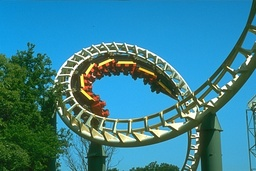
#> input picture images1/test/235098.jpg, 256 x 171 px, shrunk from 481 x 321 before the run; its folder holds only this picture in this run
$ python 'Image Segmentation.py'   (Python 2 division)
#> lines starting #> are read from the running program, lines starting #| are printed output that depends on the picture
### Cluster.py
import numpy as np
from decimal import *
import scipy as sp


def Kmeans(D, k):
    t = 0
    e = 0.01
    mean = []
    # generate random 3D means
    print 'Generating initial means...'
    j = 0
    i = 0
    while i < k:
        step = len(D) / (k - 1)
        if list(D[j - 1, :]) not in mean:
            mean.append(list(D[j - 1, :]))
            j += step
        else:
            i -= 1
            j -= 1
        i += 1

    print "Means:\n", mean

    segmentation = np.zeros([D.shape[0],])

    # repeat till convergance
    while True:
        print 'iteration #' + str(t)

        C = []
        old_mean = mean[:]
        for j in range(0, k):
            C.append([])

        # assign data to clusters
        print 'Assigning points to clusters...'
        for x in range(0, len(D)):
            distance = []
            for i in range(0, k):
                distance.append(np.sqrt(np.sum(np.square(D[x] - mean[i]))))
            min = np.argmin(distance)
            C[min].append(D[x])
            segmentation[x] = min + 1
        # update centroids
        print 'Updating Centroids...'
        for i in range(0, k):
                mean[i] = np.mean(C[i], axis=0)
        # calculate error
        print 'Calculating Error...'
        error = []
        for i in range(0, k):
            error.append(np.sqrt(np.sum(np.square(mean[i] - old_mean[i]))))
        sum_error = np.sum(error)

        # break if tolerance is reached
        if sum_error <= e or t == 100:
            break

        t += 1
        break

    return np.array(C), np.array(segmentation)
#=======================================================================================================================


def NormCut(A, k):
    print 'Creating Degree Matrix'
    deg = np.diag(np.max([np.sum(A, axis=1), np.sum(A, axis=0)], axis=0))

    print 'Calculating L Matrix'
    L = deg - A

    print 'Calculating B Matrix'
    B = np.linalg.pinv(deg).dot(L)

    print 'Getting Eigen Values and Eigen Vectors'
    [v, w] = sp.linalg.eigh(B)

    # [5 lines of commented-out code are left out]

    print 'Sorting Eigen Values'
    sorted_args = np.argsort(v)

    print 'Selecting Eigen Vectors'
    ind = sorted_args[:k]

    U = []
    for i in range(0, k):
        U.append(w[:, ind[i]])
    U = np.array(U).T

    print 'Normalizing Chosen Eigen Vectors'
    Y = np.zeros([U.shape[0], k])
    for i in range(0, U.shape[0]):
        if np.sqrt(np.sum(np.square(U[i, :]))) != 0:
            Y[i] = (1.0 / np.sqrt(np.sum(np.square(U[i, :])))) * (U[i, :].T)

    return Kmeans(Y, k)
#=======================================================================================================================

### Image Segmentation.py
import numpy as np
import os
import cv2
import scipy.io as sio
import sklearn.metrics.pairwise as pw
from scipy.spatial import distance_matrix
import matplotlib.pyplot as plt
from Cluster import Kmeans, NormCut


def displayImageGT (f):
    path = img_dir + f                                              # get full path of file
    img = cv2.imread(path, -1)                                      # read image in path
    cv2.imshow('image', img)                                        # show groundTruth as an image
    cv2.waitKey(0)                                                  # wait for a key press
    img = cv2.resize(img, (0, 0), None, .5, .5)

    # show ground truths of image
    filename = f.split('.')[0]                                      # getting filename without
    gt_file = './groundTruth/test/' + filename + '.mat'
    mat = sio.loadmat(gt_file)                                      # load mat file
    gt_size = mat['groundTruth'].size
    print gt_size
    for i in range(0, gt_size):
        gt = mat['groundTruth'][0, i]                               # fetch groundTruth
        bound = gt['Boundaries'][0][0]                              # fetch boundaries in each groundTruth
        seg = gt['Segmentation'][0][0]
        plt.imshow(seg)
        plt.show()
        print bound
        bound = 255 - bound * 255                                   # convert numbers from (0, 1) to (0, 255)
        bound_bgr = cv2.cvtColor(bound, cv2.COLOR_GRAY2BGR)         #convert image into 3-channel (BGR)
        bound_bgr = cv2.resize(bound_bgr, (0, 0), None, .5, .5)     #resize the image into half of its size
        img = np.concatenate((img, bound_bgr), axis=1)              #concatenate the image and its ground truth
    cv2.imshow('image', img)                                        # show groundTruth as an image
    cv2.waitKey(0)                                                  # wait for a key press

#=======================================================================================================================

def KNN(D, k):
    dist = distance_matrix(D, D)

    min_dist = np.argsort(dist, axis=1)[:, 1:k+1]

    A = np.zeros([D.shape[0], D.shape[0]])

    for i in range(0, D.shape[0]):
        for j in range(0, k):
            A[i, min_dist[i, j]] = 1

    return A

#=======================================================================================================================


#display all pictures in folder test
img_dir = './images1/test/'             # path of folder test
kmeans_dir = './images1/K-means Segmentation/'
nc_dir1 = './images1/NormCut Segmentation/RBF1/'
nc_dir2 = './images1/NormCut Segmentation/RBF2/'
nc_dir3 = './images1/NormCut Segmentation/KNN/'

num = 0

for root, dirs, filenames in os.walk(img_dir):                      # get all filenames in dir
    for f in filenames:                                             # display each picture and its ground truth
        if f != 'Thumbs.db':
            #show original image
            #displayImageGT(f)
            num += 1
            filename = f.split('.')[0]
            path = img_dir + f                                      # get full path of file

            img = cv2.imread(path, -1)                              # read image in path
#> img is the input picture: shape (171, 256, 3); mean B, G, R 145.9, 129, 57
            print '\n\nImage #' + str(num) + ' has been read'
            data1 = img.reshape(img.shape[0] * img.shape[1], 3)
            print data1.shape
#| (43776, 3)

            print 'Resizing Image'
            img2 = cv2.resize(img, (0, 0), None, .25, .25)
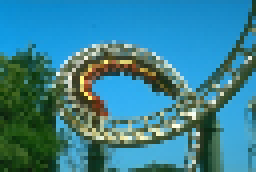
#> img2: shape (43, 64, 3) (shown 4 times larger); mean B, G, R 145.5, 128.8, 57
            data2 = img2.reshape(img2.shape[0] * img2.shape[1], 3)
#> data2 = 2752 rows, first 8: [204, 139, 14], [202, 137, 13], [203, 138, 14], [204, 138, 14], [199, 136, 15], [199, 136, 16], [197, 135, 17], [197, 135, 18]
            print data2.shape
#| (2752, 3)
#> (the run stopped early here; a loop or call above may not have finished)
